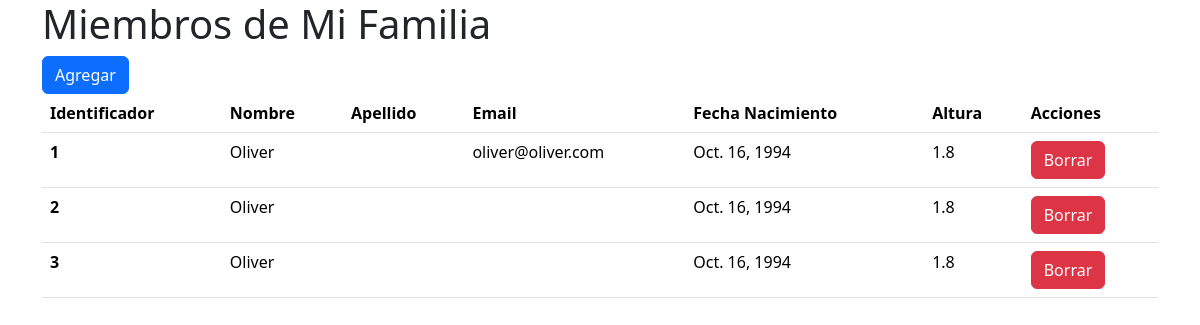
Before: /familia/ with the older database file.
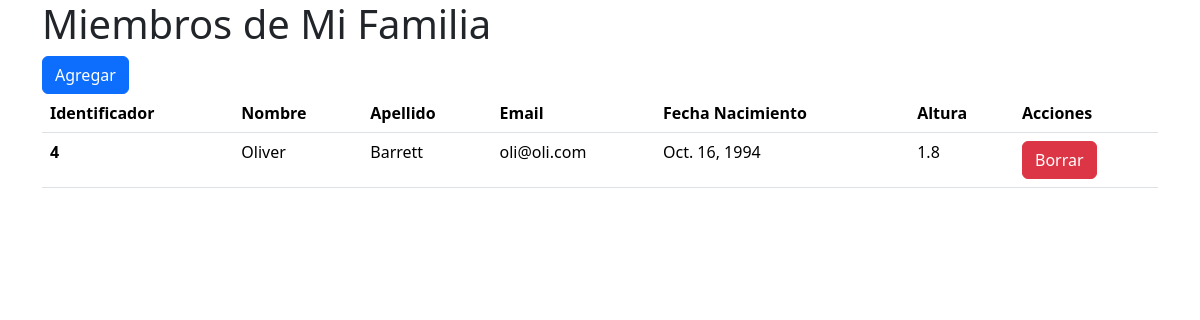
After: the same page with the newer database file.
### familia/models.py (models this page shows)
class Persona(models.Model):
    nombre = models.TextField(max_length=100)
    apellido = models.CharField(max_length=100)
    altura = models.FloatField()
    fecha_nacimiento = models.DateField()
    email = models.TextField(max_length=100)

### familia/views.py (the view)
# urls.py: path("", index, name="index"),
def index(request):
    personas = Persona.objects.all()
    return HttpResponse(render(request, "familia/index.html", {"personas":personas}))

### familia/templates/familia/index.html (shortened to what this page needs)
{% load bootstrap5 %}
{% bootstrap_css %}
<div class="container">
    <div class="row">
      <div class="col">
        <h1>Miembros de Mi Familia</h1>
        {% url 'agregar' as agregar_url %}
        {% bootstrap_button "Agregar" size="sm" button_class="btn-primary" button_type="link" href=agregar_url %}
      </div>
      </div>
      <dov class="row">
      <div class="col">
        {% if personas %}
        <table class="table">
            <thead>
                <th scope="col">Identificador</th>
                <th scope="col">Nombre</th>
                <th scope="col">Apellido</th>
                <th scope="col">Email</th>
                <th scope="col">Fecha Nacimiento</th>
                <th scope="col">Altura</th>
                <th scope="col">Acciones</th>
            </thead>
            {% for p in personas %}
            <tbody>
                <tr>
                    <th scope="row">{{p.id}} </th>
                    <td> {{p.nombre}} </td>
                    <td> {{p.apellido}} </td>
                    <td> {{p.email}} </td>
                    <td> {{p.fecha_nacimiento}} </td>
                    <td> {{p.altura}} </td>
                    {% url 'borrar' identificador=p.id as borrar_url %}
                    <td>{% bootstrap_button "Borrar" size="sm" button_class="btn-danger" button_type="link" href=borrar_url %}</td>
                </tr>
            </tbody>
            {% endfor %}
        </table>
        {% else %}
            <p>No tienes familiares cargados todavia</p>
        {% endif %}
      </div>
    </div>

Changed rows visible on the page:
removed Persona: id "1", nombre "Oliver", email "oliver@oliver.com", fecha_nacimiento "Oct. 16, 1994", altura "1.8", bootstrap_button "Borrar"
removed Persona: id "2", nombre "Oliver", fecha_nacimiento "Oct. 16, 1994", altura "1.8", bootstrap_button "Borrar"
removed Persona: id "3", nombre "Oliver", fecha_nacimiento "Oct. 16, 1994", altura "1.8", bootstrap_button "Borrar"
added Persona: id "4", nombre "Oliver", apellido "Barrett", email "oli@oli.com", fecha_nacimiento "Oct. 16, 1994", altura "1.8", bootstrap_button "Borrar"
